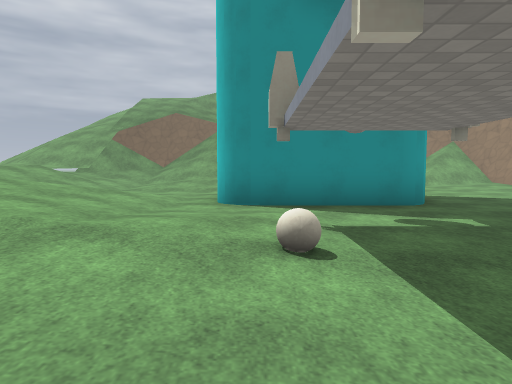
view 1 (above)

19 first-person views from a walk through a Godot game level. The camera is 1.2 m above the floor, tilts 4° down and sees 75° across. The floor is counted in squares, 2 m on a side. Each view is taken from the middle of a square. On the plan, view 1 faces up. The plan holds only what a view shows up to about 10 squares ahead; the rest is blank. The place goes on beyond the plan. Surface patterns are stand-ins for the level's own textures.

view 2
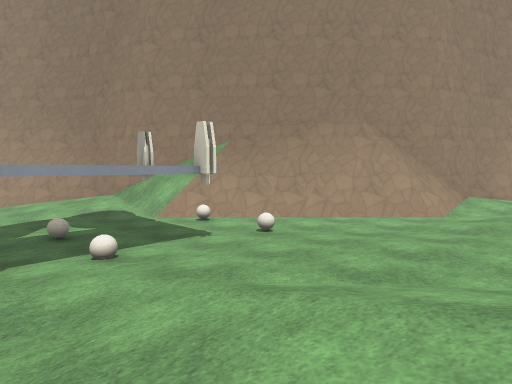

view 3
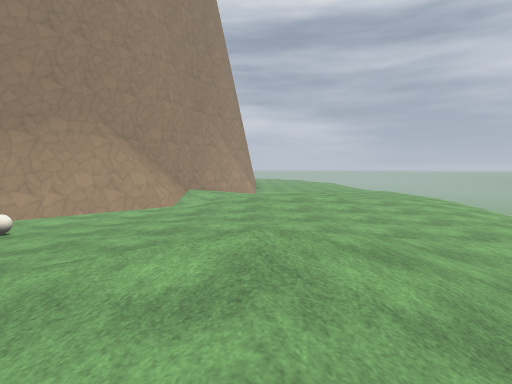

view 4
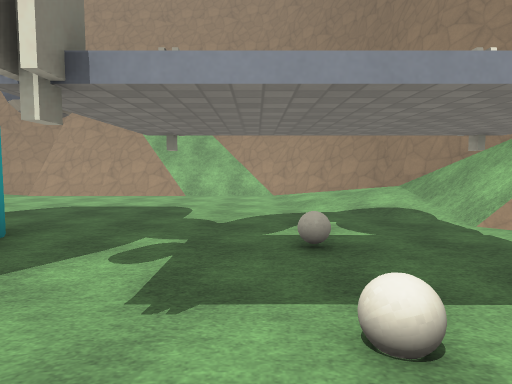

view 5
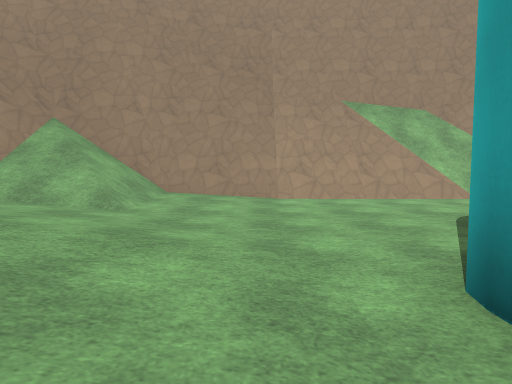

view 6
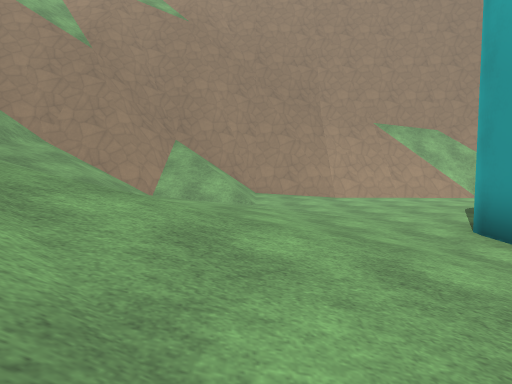

view 7
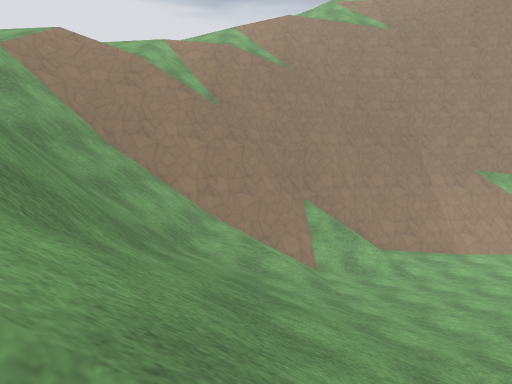

view 8
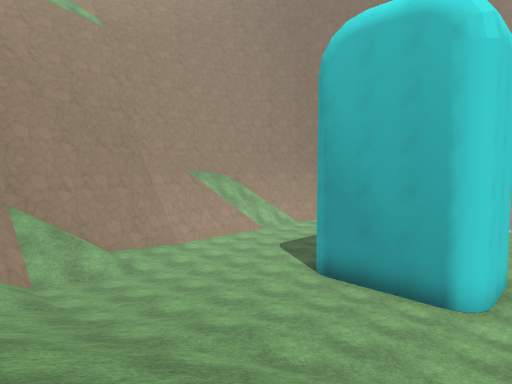

view 9
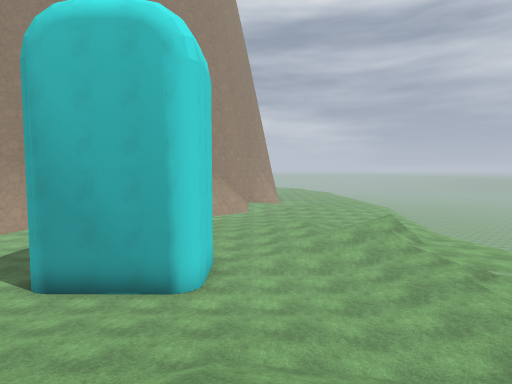

view 10
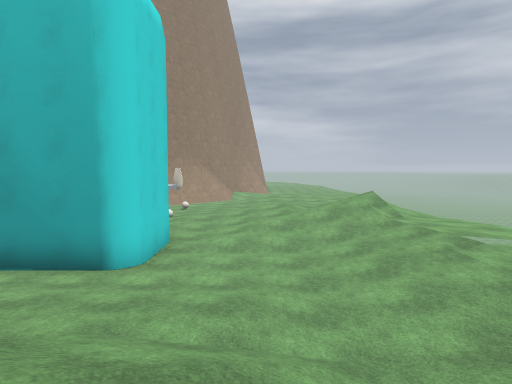

view 11
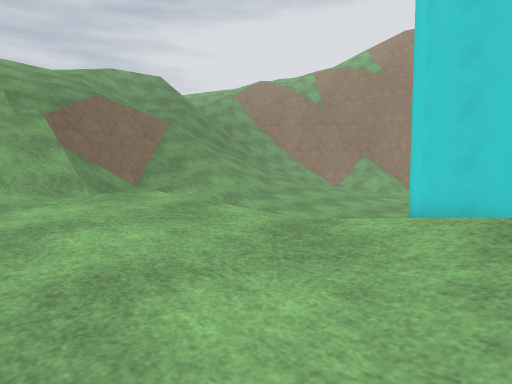

view 12
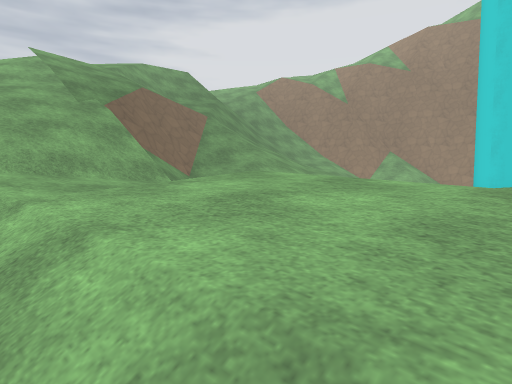

view 13
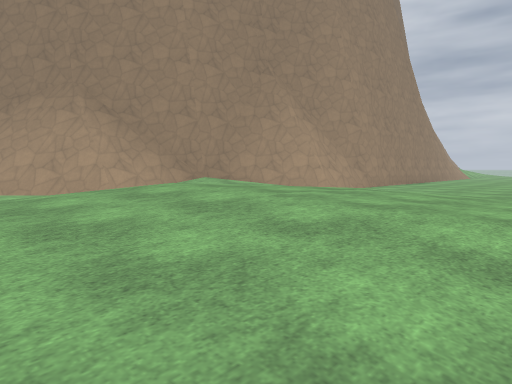

view 14
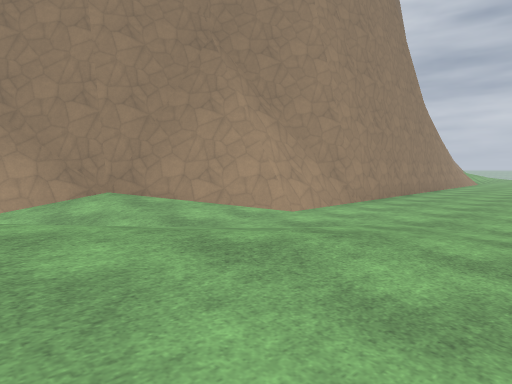

view 15
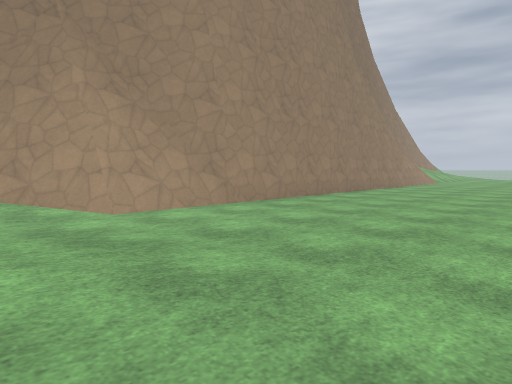

view 16
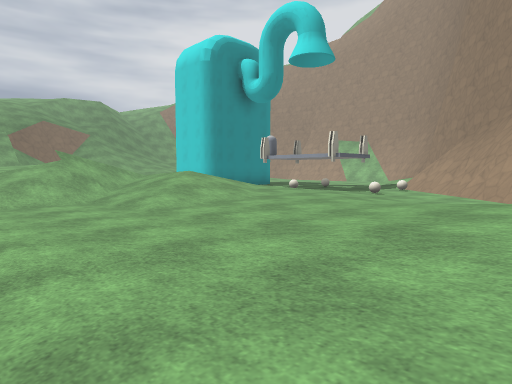

view 17
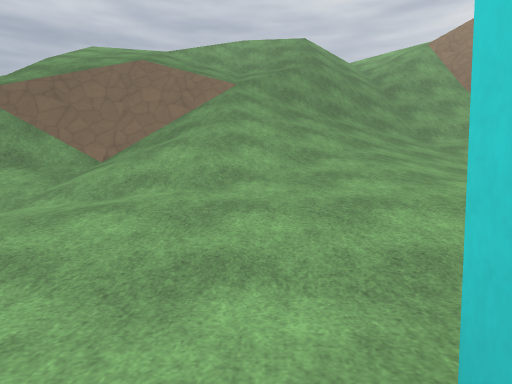

view 18
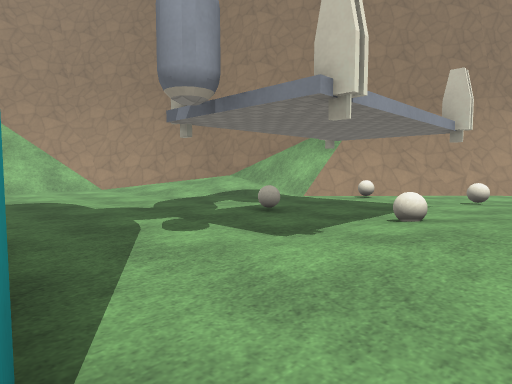

view 19
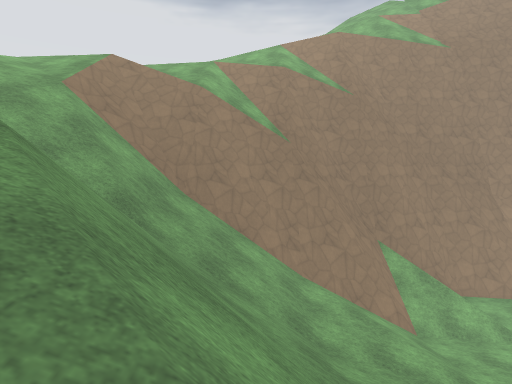

### Floor plan
Key: @ floor where view 1 was taken; # wall or solid block; x gap in a wall; . main floor; : floor 0.75 m higher than the main floor; + floor 1.5 m higher than the main floor; / step, stairs or slope; = window, fence, low wall or low ledge; v drop or lower ground; B bones.
Columns run from 9 left of view 1 to 11 right of it. Each row starts with its distance up from view 1.
 22              ///x/
 21              //=#v
 20              //=#v/
 19   //     //////##v/
 18   /////////////##v/
 17  /////v////////##vv
 16  ///vvv////////## vv
 15  //=##/////////####v
 14  /////////+/:::///# v
 13  ////////++:::.///# v
 12  ///..//::::...///#
 11 /++/..............#
 10 /+///.............###
  9 /++/.....###......###
  8 /++/.....# ##.....###
  7 /++///...#  #.....#v#
  6  :////:..####.....#/#
  5  :+//::...........//#
  4  ////+:.........../=#
  3  ///:+:...........=##
  2  ...::/..B.B.....###
  1  ...::......../.##
  0  ........@...//##
 -1 .........B.B#/##
 -2 ...........####
 -3 ..........###
 -4 .........##
 -5 ...:::..##
 -6 ....:...#
 -7  .......#
 -8 .......##
 -9 ......##
-10 .....##
-11 .....##
-12 .....#
-13  ....#
-14  ....#
-15  ....#
-16  ....#

Where each view was taken, in squares from view 1:
view 1: 0 up, 0 right, facing up
view 2: 4 up, 4 left, facing down-right
view 3: 5 up, 4 left, facing down
view 4: 3 up, 1 left, facing right
view 5: 10 up, 1 right, facing right
view 6: 12 up, 2 left, facing right
view 7: 16 up, 2 left, facing right
view 8: 16 up, 2 left, facing down-right
view 9: 16 up, 2 left, facing down
view 10: 15 up, 3 left, facing down
view 11: 6 up, 8 left, facing up-right
view 12: 7 up, 9 left, facing up-right
view 13: 2 down, 9 left, facing down-right
view 14: 5 down, 8 left, facing down-right
view 15: 8 down, 9 left, facing down-right
view 16: 5 down, 9 left, facing up-right
view 17: 8 up, 1 left, facing up
view 18: 6 up, 1 left, facing down-right
view 19: 18 up, 1 left, facing right
